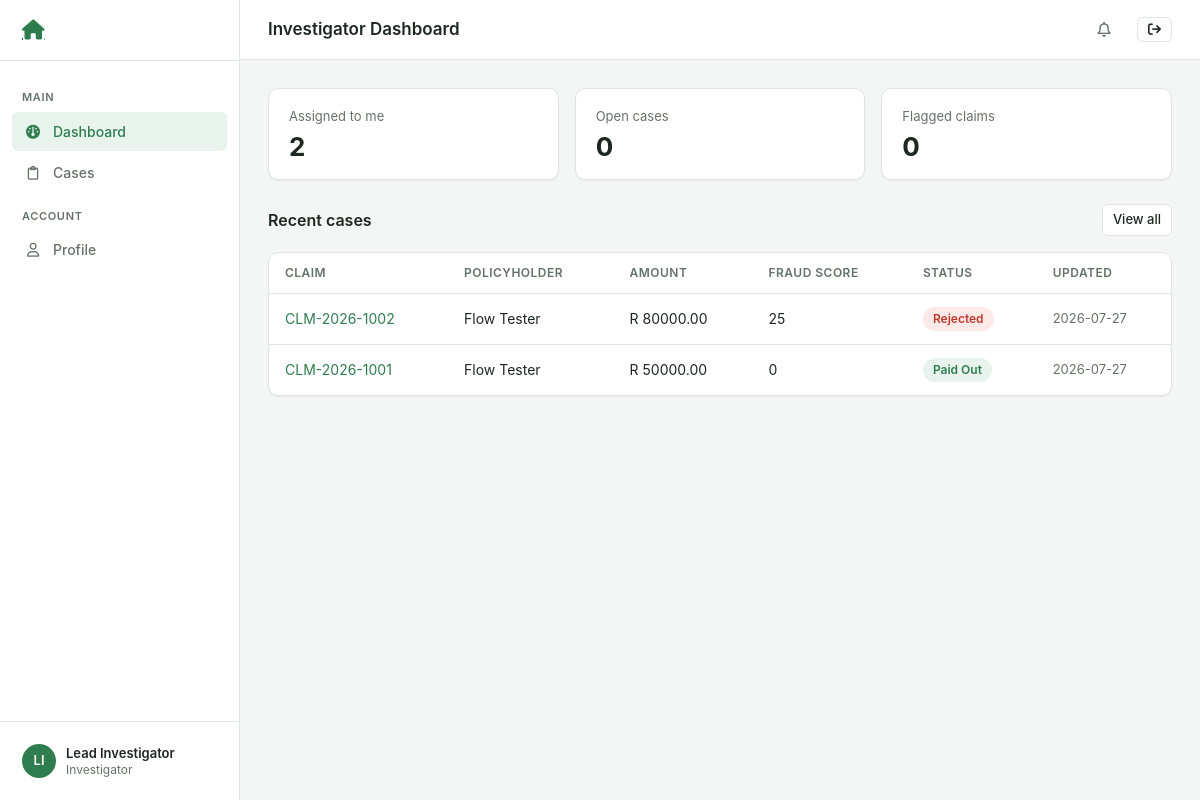
Before: /dashboard/investigator/ (signed in) with the older database file.
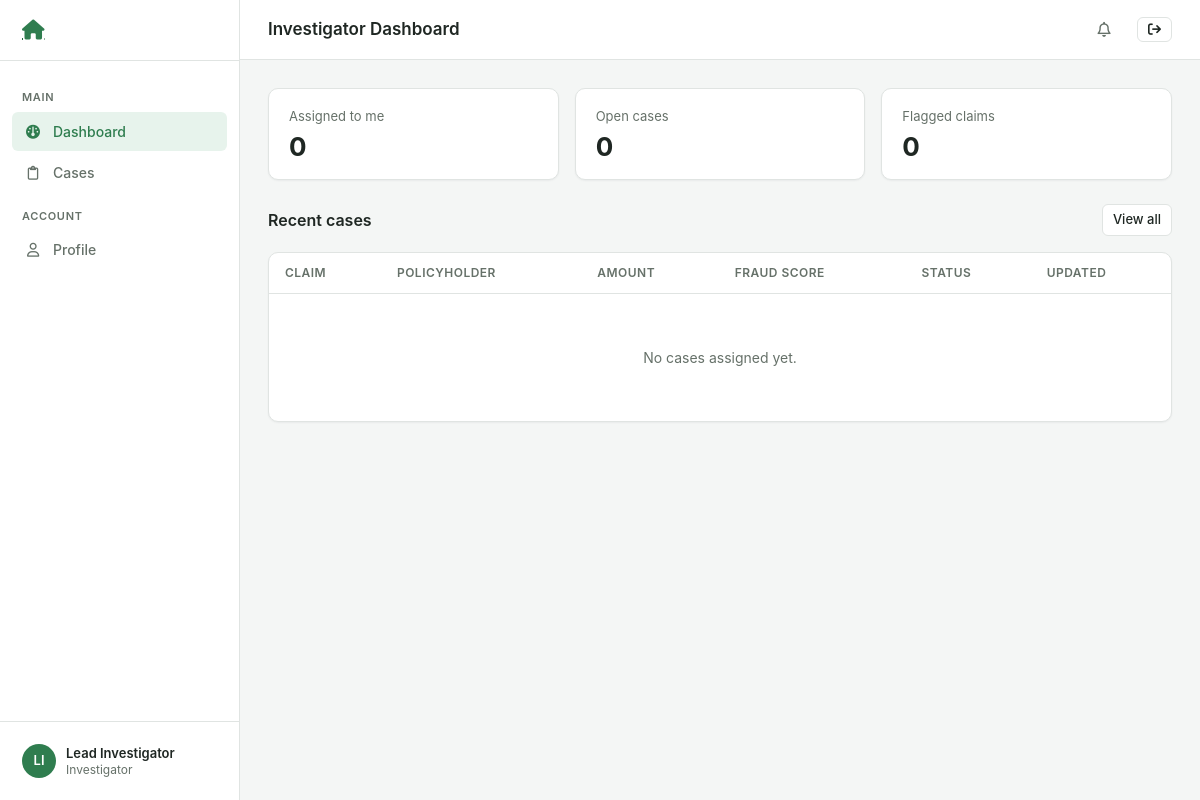
After: the same page with the newer database file.
### core/models.py (models this page shows, shortened)
class Claim(models.Model):
    INCIDENT_TYPES = [
        ('accident', 'Accident'),
        ('theft', 'Theft'),
        ('damage', 'Damage'),
        ('fire', 'Fire'),
        ('natural_disaster', 'Natural Disaster'),
        ('medical', 'Medical Emergency'),
        ('death', 'Death Claim'),
        ('other', 'Other'),
    ]
    STATUS_CHOICES = [
        ('submitted', 'Submitted'),
        ('under_review', 'Under Review'),
        ('investigation', 'Under Investigation'),
        ('approved', 'Approved'),
        ('rejected', 'Rejected'),
        ('paid', 'Paid Out'),
    ]
    claim_number = models.CharField(max_length=50, unique=True)
    policy = models.ForeignKey(Policy, on_delete=models.CASCADE, related_name='claims')
    user = models.ForeignKey(User, on_delete=models.CASCADE, related_name='claims')
    incident_type = models.CharField(max_length=20, choices=INCIDENT_TYPES)
    incident_date = models.DateField()
    incident_description = models.TextField()
    incident_location = models.CharField(max_length=255, blank=True)
    amount_claimed = models.DecimalField(max_digits=15, decimal_places=2)
    amount_approved = models.DecimalField(max_digits=15, decimal_places=2, null=True, blank=True)
    status = models.CharField(max_length=20, choices=STATUS_CHOICES, default='submitted')
    fraud_score = models.IntegerField(default=0)
    fraud_flagged = models.BooleanField(default=False)
    fraud_risk_level = models.CharField(max_length=20, default='low')
    fraud_reasons = models.JSONField(default=list, blank=True)
    investigator = models.ForeignKey(
        User, on_delete=models.SET_NULL, null=True, blank=True,
        related_name='investigated_claims'
    )
    investigation_notes = models.TextField(blank=True)
    rejection_reason = models.TextField(blank=True)
    bank_details_requested = models.BooleanField(default=False)
    bank_name = models.CharField(max_length=100, blank=True)
    account_holder = models.CharField(max_length=200, blank=True)
    account_number = models.CharField(max_length=30, blank=True)
    branch_code = models.CharField(max_length=20, blank=True)
    bank_details_submitted_at = models.DateTimeField(null=True, blank=True)
    submitted_at = models.DateTimeField(auto_now_add=True)
    updated_at = models.DateTimeField(auto_now=True)
    resolved_at = models.DateTimeField(null=True, blank=True)

### core/views.py (the view)
        @login_required
        def wrapper(request, *args, **kwargs):
            if not hasattr(request.user, 'profile'):
                return redirect('login')
            if request.user.profile.role != role:
                return redirect('dashboard')
            return view_func(request, *args, **kwargs)

### core/views.py (called while the page is built)
def role_required(role):
    def decorator(view_func):
        @login_required
        def wrapper(request, *args, **kwargs):
            if not hasattr(request.user, 'profile'):
                return redirect('login')
            if request.user.profile.role != role:
                return redirect('dashboard')
            return view_func(request, *args, **kwargs)
        return wrapper
    return decorator

### core/templates/core/investigator_dashboard.html (shortened to what this page needs)
{% extends 'core/base.html' %}
{% block page_title %}Investigator Dashboard{% endblock %}
{% block sidebar %}
  <div class="group-label">Main</div>
  <a href="{% url 'investigator_dashboard' %}" class="active"><span class="ico"><i class="fa-solid fa-gauge"></i></span> Dashboard</a>
  <a href="{% url 'investigator_cases' %}"><span class="ico"><i class="fa-regular fa-clipboard"></i></span> Cases</a>
  <div class="group-label">Account</div>
  <a href="{% url 'investigator_profile' %}"><span class="ico"><i class="fa-regular fa-user"></i></span> Profile</a>
{% endblock %}
{% block content %}
<div class="stat-grid">
  <div class="stat"><div class="label">Assigned to me</div><div class="value">{{ assigned_count }}</div></div>
  <div class="stat"><div class="label">Open cases</div><div class="value">{{ open_cases }}</div></div>
  <div class="stat"><div class="label">Flagged claims</div><div class="value">{{ flagged_count }}</div></div>
</div>
<div class="row between mb-16">
  <h3 style="font-size:16px; font-weight:600">Recent cases</h3>
  <a href="{% url 'investigator_cases' %}" class="btn btn-sm">View all</a>
</div>
<div class="card">
  <div class="table-wrap">
    <table class="data">
      <thead><tr><th>Claim</th><th>Policyholder</th><th>Amount</th><th>Fraud score</th><th>Status</th><th>Updated</th></tr></thead>
      <tbody>
        {% for claim in recent_cases %}
        <tr>
          <td><a href="{% url 'investigator_case_detail' claim.id %}">{{ claim.claim_number }}</a></td>
          <td>{{ claim.user.get_full_name|default:claim.user.username }}</td>
          <td>R {{ claim.amount_claimed|floatformat:2 }}</td>
          <td>{% if claim.fraud_flagged %}<span class="badge rejected">{{ claim.fraud_score }}</span>{% else %}{{ claim.fraud_score }}{% endif %}</td>
          <td><span class="badge {{ claim.status }}">{{ claim.get_status_display }}</span></td>
          <td class="text-muted text-sm">{{ claim.updated_at|date:"Y-m-d" }}</td>
        </tr>
        {% empty %}
        <tr><td colspan="6"><div class="empty"><p>No cases assigned yet.</p></div></td></tr>
        {% endfor %}
      </tbody>
    </table>
  </div>
</div>
{% endblock %}

Changed rows visible on the page:
removed Claim: claim_number "CLM-2026-1002", user.get_full_name "Flow Tester", amount_claimed "80000.00", fraud_score "25", status "Rejected", updated_at "2026-07-27"
removed Claim: claim_number "CLM-2026-1001", user.get_full_name "Flow Tester", amount_claimed "50000.00", fraud_score "0", status "Paid Out", updated_at "2026-07-27"
Other visible differences:
{{ assigned_count }}: "2" → "0"
text now shown: "No cases assigned yet."
